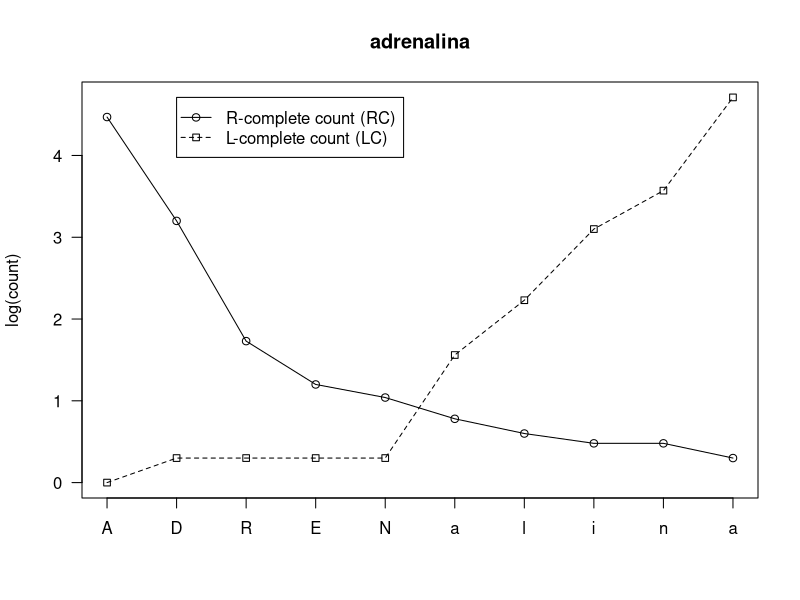
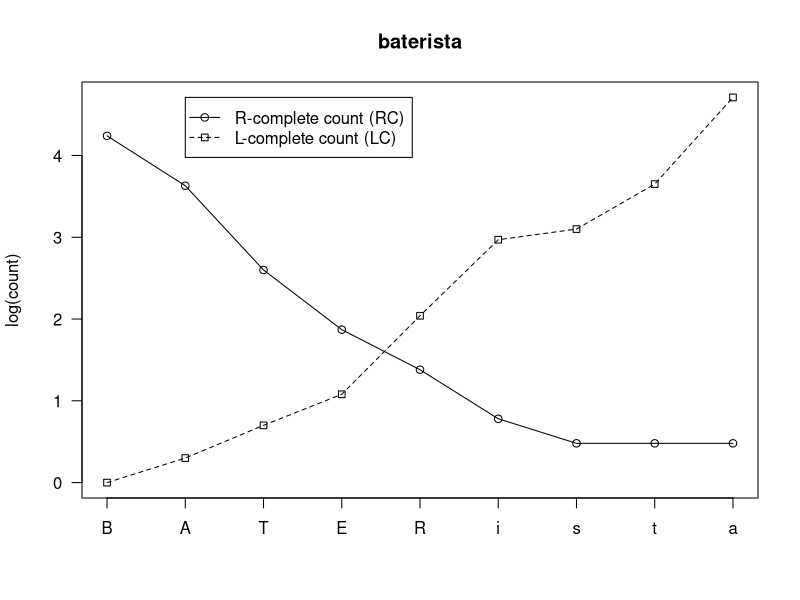
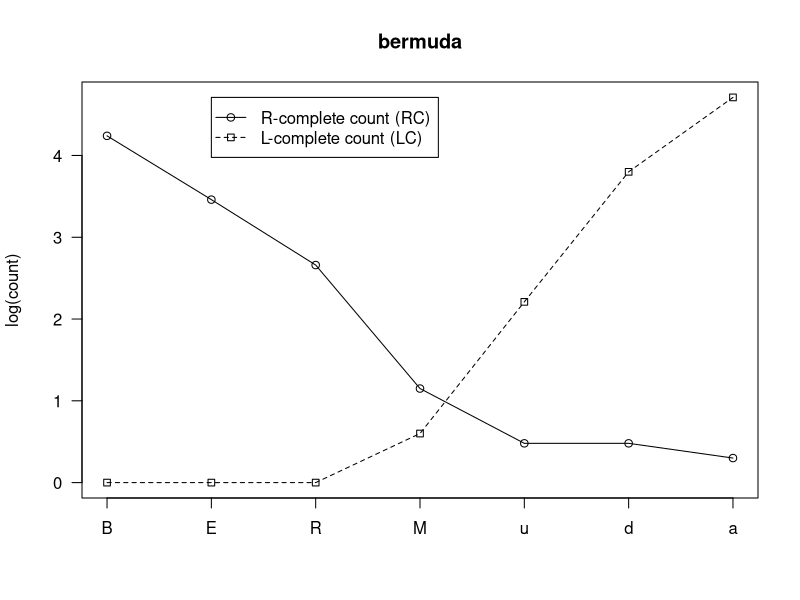
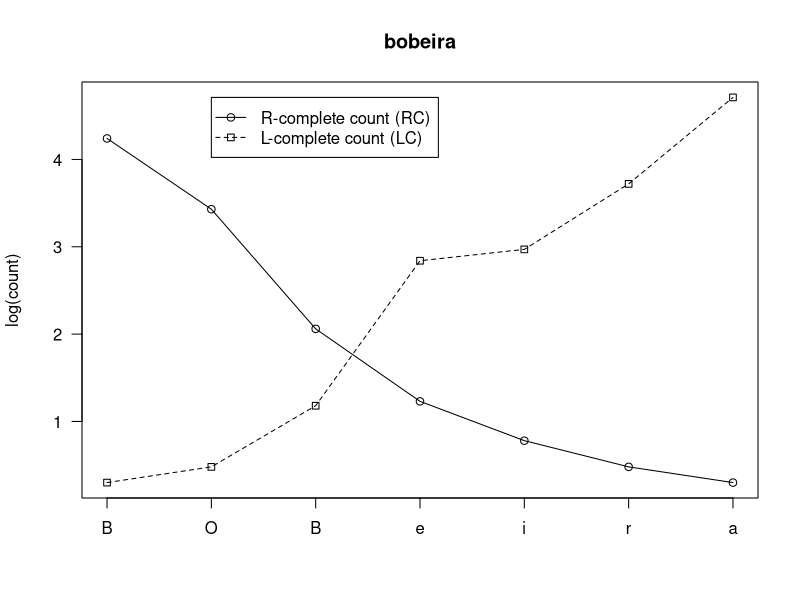
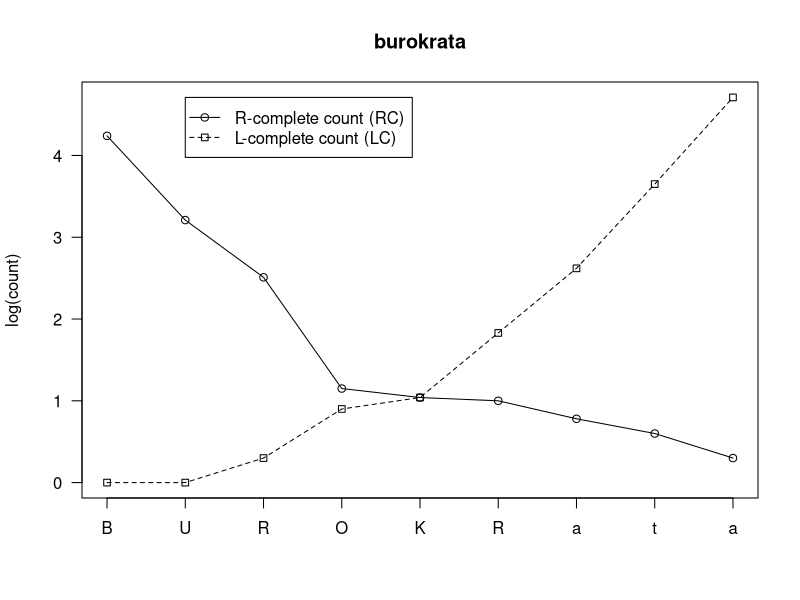
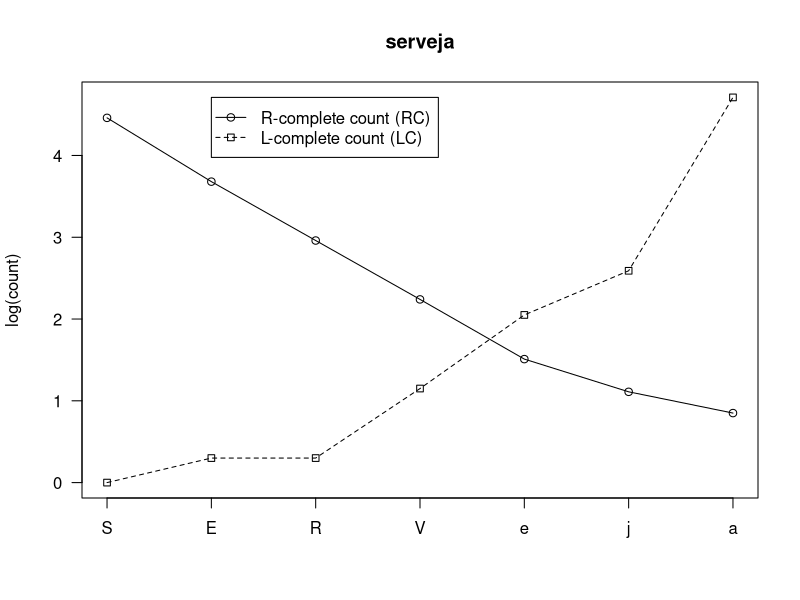
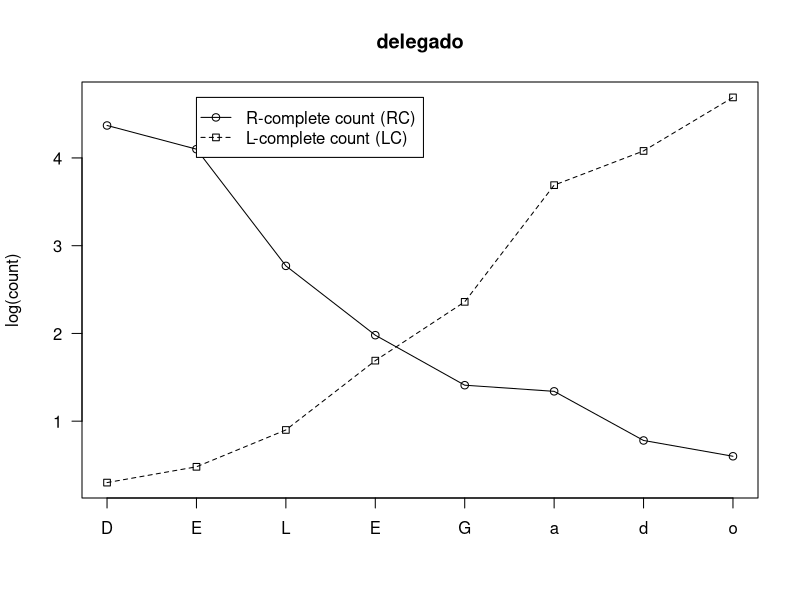
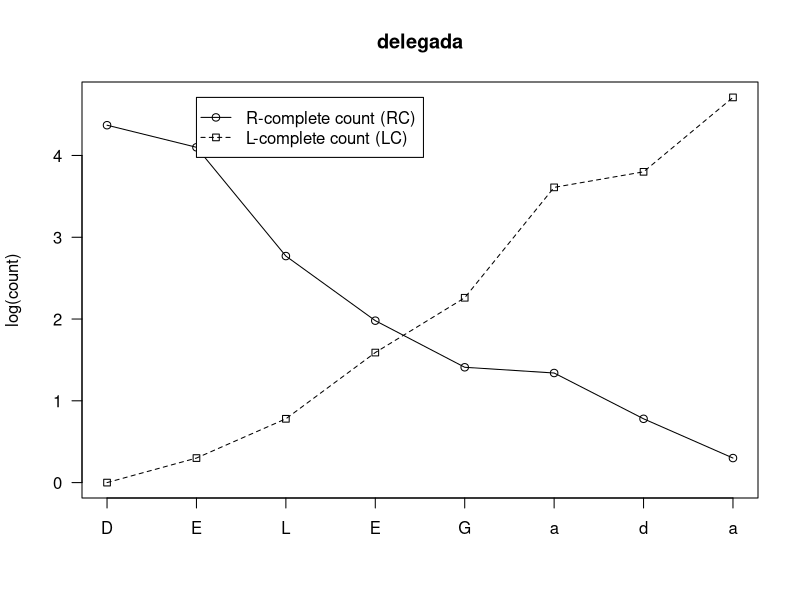

Source code (R) for these figures, in order: (Note: this script raises an error after producing the figures.)
postscript('plots_for_words/adrenalina.eps')
sf <- c(4.47,3.2,1.73,1.2,1.04,0.78,0.6,0.48,0.48,0.3)
pf <- c(0.0,0.3,0.3,0.3,0.3,1.56,2.23,3.1,3.57,4.71)
y_range <- range(sf,pf)
plot(sf, type="o", pch=21, lty=1, ylim=y_range, axes=FALSE, ann=FALSE)
lines(pf, type="o", pch=22, lty=2)
axis(1, at=1:10, lab=c("A","D","R","E","N","a","l","i","n","a"))
axis(2, las=1)
box()
title(main="adrenalina")
title(ylab="log(count)")
legend(2, y_range[2], c("R-complete count (RC)", "L-complete count (LC)"), pch=21:22, lty=1:2)
dev.off()

postscript('plots_for_words/baterista.eps')
sf <- c(4.24,3.63,2.6,1.87,1.38,0.78,0.48,0.48,0.48)
pf <- c(0.0,0.3,0.7,1.08,2.04,2.97,3.1,3.65,4.71)
y_range <- range(sf,pf)
plot(sf, type="o", pch=21, lty=1, ylim=y_range, axes=FALSE, ann=FALSE)
lines(pf, type="o", pch=22, lty=2)
axis(1, at=1:9, lab=c("B","A","T","E","R","i","s","t","a"))
axis(2, las=1)
box()
title(main="baterista")
title(ylab="log(count)")
legend(2, y_range[2], c("R-complete count (RC)", "L-complete count (LC)"), pch=21:22, lty=1:2)
dev.off()

postscript('plots_for_words/bermuda.eps')
sf <- c(4.24,3.46,2.66,1.15,0.48,0.48,0.3)
pf <- c(0.0,0.0,0.0,0.6,2.21,3.8,4.71)
y_range <- range(sf,pf)
plot(sf, type="o", pch=21, lty=1, ylim=y_range, axes=FALSE, ann=FALSE)
lines(pf, type="o", pch=22, lty=2)
axis(1, at=1:7, lab=c("B","E","R","M","u","d","a"))
axis(2, las=1)
box()
title(main="bermuda")
title(ylab="log(count)")
legend(2, y_range[2], c("R-complete count (RC)", "L-complete count (LC)"), pch=21:22, lty=1:2)
dev.off()

postscript('plots_for_words/bobeira.eps')
sf <- c(4.24,3.43,2.06,1.23,0.78,0.48,0.3)
pf <- c(0.3,0.48,1.18,2.84,2.97,3.72,4.71)
y_range <- range(sf,pf)
plot(sf, type="o", pch=21, lty=1, ylim=y_range, axes=FALSE, ann=FALSE)
lines(pf, type="o", pch=22, lty=2)
axis(1, at=1:7, lab=c("B","O","B","e","i","r","a"))
axis(2, las=1)
box()
title(main="bobeira")
title(ylab="log(count)")
legend(2, y_range[2], c("R-complete count (RC)", "L-complete count (LC)"), pch=21:22, lty=1:2)
dev.off()

postscript('plots_for_words/burokrata.eps')
sf <- c(4.24,3.21,2.51,1.15,1.04,1.0,0.78,0.6,0.3)
pf <- c(0.0,0.0,0.3,0.9,1.04,1.83,2.62,3.65,4.71)
y_range <- range(sf,pf)
plot(sf, type="o", pch=21, lty=1, ylim=y_range, axes=FALSE, ann=FALSE)
lines(pf, type="o", pch=22, lty=2)
axis(1, at=1:9, lab=c("B","U","R","O","K","R","a","t","a"))
axis(2, las=1)
box()
title(main="burokrata")
title(ylab="log(count)")
legend(2, y_range[2], c("R-complete count (RC)", "L-complete count (LC)"), pch=21:22, lty=1:2)
dev.off()

postscript('plots_for_words/serveja.eps')
sf <- c(4.46,3.68,2.96,2.24,1.51,1.11,0.85)
pf <- c(0.0,0.3,0.3,1.15,2.05,2.59,4.71)
y_range <- range(sf,pf)
plot(sf, type="o", pch=21, lty=1, ylim=y_range, axes=FALSE, ann=FALSE)
lines(pf, type="o", pch=22, lty=2)
axis(1, at=1:7, lab=c("S","E","R","V","e","j","a"))
axis(2, las=1)
box()
title(main="serveja")
title(ylab="log(count)")
legend(2, y_range[2], c("R-complete count (RC)", "L-complete count (LC)"), pch=21:22, lty=1:2)
dev.off()

postscript('plots_for_words/delegado.eps')
sf <- c(4.37,4.1,2.77,1.98,1.41,1.34,0.78,0.6)
pf <- c(0.3,0.48,0.9,1.69,2.36,3.69,4.08,4.69)
y_range <- range(sf,pf)
plot(sf, type="o", pch=21, lty=1, ylim=y_range, axes=FALSE, ann=FALSE)
lines(pf, type="o", pch=22, lty=2)
axis(1, at=1:8, lab=c("D","E","L","E","G","a","d","o"))
axis(2, las=1)
box()
title(main="delegado")
title(ylab="log(count)")
legend(2, y_range[2], c("R-complete count (RC)", "L-complete count (LC)"), pch=21:22, lty=1:2)
dev.off()

postscript('plots_for_words/delegada.eps')
sf <- c(4.37,4.1,2.77,1.98,1.41,1.34,0.78,0.3)
pf <- c(0.0,0.3,0.78,1.59,2.26,3.61,3.8,4.71)
y_range <- range(sf,pf)
plot(sf, type="o", pch=21, lty=1, ylim=y_range, axes=FALSE, ann=FALSE)
lines(pf, type="o", pch=22, lty=2)
axis(1, at=1:8, lab=c("D","E","L","E","G","a","d","a"))
axis(2, las=1)
box()
title(main="delegada")
title(ylab="log(count)")
legend(2, y_range[2], c("R-complete count (RC)", "L-complete count (LC)"), pch=21:22, lty=1:2)
dev.off()

postscript('plots_for_words/delegasia.eps')
sf <- c(4.37,4.1,2.77,1.98,1.41,1.34,0.85,0.48,0.3)
pf <- c(0.0,0.0,0.0,0.3,0.7,2.04,3.16,3.93,4.71)
y_range <- range(sf,pf)
plot(sf, type="o", pch=21, lty=1, ylim=y_range, axes=FALSE, ann=FALSE)
lines(pf, type="o", pch=22, lty=2)
axis(1, at=1:9, lab=c("D","E","L","E","G","a","s","i","a"))
axis(2, las=1)
box()
title(main="delegasia")
title(ylab="log(count)")
legend(2, y_range[2], c("R-complete count (RC)", "L-complete count (LC)"), pch=21:22, lty=1:2)
dev.off()

postscript('plots_for_words/flagrante.eps')
sf <- c(4.12,3.06,2.53,1.51,1.3,1.23,0.48,0.48,0.48)
pf <- c(0.0,0.0,0.48,1.04,2.06,3.01,3.67,3.92,4.52)
y_range <- range(sf,pf)
plot(sf, type="o", pch=21, lty=1, ylim=y_range, axes=FALSE, ann=FALSE)
lines(pf, type="o", pch=22, lty=2)
axis(1, at=1:9, lab=c("F","L","A","G","R","a","n","t","e"))
axis(2, las=1)
box()
title(main="flagrante")
title(ylab="log(count)")
legend(2, y_range[2], c("R-complete count (RC)", "L-complete count (LC)"), pch=21:22, lty=1:2)
dev.off()

postscript('plots_for_words/forasteira.eps')
sf <- c(4.12,3.27,2.86,1.49,0.7,0.6,0.6,0.6,0.6,0.3)
pf <- c(0.0,0.0,0.48,0.6,1.11,1.92,2.84,2.97,3.72,4.71)
y_range <- range(sf,pf)
plot(sf, type="o", pch=21, lty=1, ylim=y_range, axes=FALSE, ann=FALSE)
lines(pf, type="o", pch=22, lty=2)
axis(1, at=1:10, lab=c("F","O","R","A","S","T","e","i","r","a"))
axis(2, las=1)
box()
title(main="forasteira")
title(ylab="log(count)")
legend(2, y_range[2], c("R-complete count (RC)", "L-complete count (LC)"), pch=21:22, lty=1:2)
dev.off()

postscript('plots_for_words/fortuna.eps')
sf <- c(4.12,3.27,2.86,2.12,1.26,1.11,0.9)
pf <- c(0.3,0.85,0.85,1.2,2.06,3.57,4.71)
y_range <- range(sf,pf)
plot(sf, type="o", pch=21, lty=1, ylim=y_range, axes=FALSE, ann=FALSE)
lines(pf, type="o", pch=22, lty=2)
axis(1, at=1:7, lab=c("F","O","R","T","u","n","a"))
axis(2, las=1)
box()
title(main="fortuna")
title(ylab="log(count)")
legend(2, y_range[2], c("R-complete count (RC)", "L-complete count (LC)"), pch=21:22, lty=1:2)
dev.off()

postscript('plots_for_words/neurose.eps')
sf <- c(3.88,3.25,2.39,2.15,2.03,1.34,0.48)
pf <- c(0.3,0.3,0.48,1.71,2.41,3.65,4.52)
y_range <- range(sf,pf)
plot(sf, type="o", pch=21, lty=1, ylim=y_range, axes=FALSE, ann=FALSE)
lines(pf, type="o", pch=22, lty=2)
axis(1, at=1:7, lab=c("N","E","U","R","o","s","e"))
axis(2, las=1)
box()
title(main="neurose")
title(ylab="log(count)")
legend(2, y_range[2], c("R-complete count (RC)", "L-complete count (LC)"), pch=21:22, lty=1:2)
dev.off()

postscript('plots_for_words/pijama.eps')
sf <- c(4.4,3.34,0.7,0.6,0.6,0.3)
pf <- c(0.0,0.3,0.6,2.59,3.25,4.71)
y_range <- range(sf,pf)
plot(sf, type="o", pch=21, lty=1, ylim=y_range, axes=FALSE, ann=FALSE)
lines(pf, type="o", pch=22, lty=2)
axis(1, at=1:6, lab=c("P","I","J","a","m","a"))
axis(2, las=1)
box()
title(main="pijama")
title(ylab="log(count)")
legend(2, y_range[2], c("R-complete count (RC)", "L-complete count (LC)"), pch=21:22, lty=1:2)
dev.off()

postscript('plots_for_words/portugês.eps')
sf <- c(4.4,3.54,2.75,2.31,1.38,1.18,0.6,0.6)
pf <- c(0.0,0.0,0.0,0.0,0.0,0.9,2.46,4.85)
y_range <- range(sf,pf)
plot(sf, type="o", pch=21, lty=1, ylim=y_range, axes=FALSE, ann=FALSE)
lines(pf, type="o", pch=22, lty=2)
axis(1, at=1:8, lab=c("P","O","R","T","U","G","ê","s"))
axis(2, las=1)
box()
title(main="portugês")
title(ylab="log(count)")
legend(2, y_range[2], c("R-complete count (RC)", "L-complete count (LC)"), pch=21:22, lty=1:2)
dev.off()

postscript('plots_for_words/proletário.eps')
sf <- c(4.4,3.78,3.41,1.91,1.18,0.95,0.7,0.7,0.6,0.3)
pf <- c(0.0,0.0,0.0,0.3,1.08,2.0,2.63,3.04,3.53,4.69)
y_range <- range(sf,pf)
plot(sf, type="o", pch=21, lty=1, ylim=y_range, axes=FALSE, ann=FALSE)
lines(pf, type="o", pch=22, lty=2)
axis(1, at=1:10, lab=c("P","R","O","L","E","T","á","r","i","o"))
axis(2, las=1)
box()
title(main="proletário")
title(ylab="log(count)")
legend(2, y_range[2], c("R-complete count (RC)", "L-complete count (LC)"), pch=21:22, lty=1:2)
dev.off()

postscript('plots_for_words/refrijerante.eps')
sf <- c(4.27,4.03,2.75,1.94,1.36,1.28,1.26,1.26,1.23,0.48,0.3,0.3)
pf <- c(0.0,0.0,0.0,0.0,0.3,0.3,1.41,2.06,3.01,3.67,3.92,4.52)
y_range <- range(sf,pf)
plot(sf, type="o", pch=21, lty=1, ylim=y_range, axes=FALSE, ann=FALSE)
lines(pf, type="o", pch=22, lty=2)
axis(1, at=1:12, lab=c("R","E","F","R","I","j","e","r","a","n","t","e"))
axis(2, las=1)
box()
title(main="refrijerante")
title(ylab="log(count)")
legend(2, y_range[2], c("R-complete count (RC)", "L-complete count (LC)"), pch=21:22, lty=1:2)
dev.off()

postscript('plots_for_words/sapatão.eps')
sf <- c(4.46,3.63,2.09,1.78,1.67,0.0,0.0)
pf <- c(0.0,0.0,0.3,1.41,2.44,3.8,4.69)
y_range <- range(sf,pf)
plot(sf, type="o", pch=21, lty=1, ylim=y_range, axes=FALSE, ann=FALSE)
lines(pf, type="o", pch=22, lty=2)
axis(1, at=1:7, lab=c("S","A","P","A","T","ã","o"))
axis(2, las=1)
box()
title(main="sapatão")
title(ylab="log(count)")
legend(2, y_range[2], c("R-complete count (RC)", "L-complete count (LC)"), pch=21:22, lty=1:2)
dev.off()

postscript('plots_for_words/saudades.eps')
sf <- c(4.46,3.63,2.15,1.81,1.54,0.78,0.3,0.0)
pf <- c(0.48,0.48,0.6,2.51,2.59,2.97,4.13,4.85)
y_range <- range(sf,pf)
plot(sf, type="o", pch=21, lty=1, ylim=y_range, axes=FALSE, ann=FALSE)
lines(pf, type="o", pch=22, lty=2)
axis(1, at=1:8, lab=c("S","A","U","D","A","D","e","s"))
axis(2, las=1)
box()
title(main="saudades")
title(ylab="log(count)")
legend(2, y_range[2], c("R-complete count (RC)", "L-complete count (LC)"), pch=21:22, lty=1:2)
dev.off()

postscript('plots_for_words/sekretária.eps')
sf <- c(4.46,3.68,2.5,1.72,1.69,1.64,0.78,0.78,0.6,0.3)
pf <- c(0.48,0.48,0.48,0.48,1.15,1.88,2.39,3.49,3.93,4.71)
y_range <- range(sf,pf)
plot(sf, type="o", pch=21, lty=1, ylim=y_range, axes=FALSE, ann=FALSE)
lines(pf, type="o", pch=22, lty=2)
axis(1, at=1:10, lab=c("S","E","K","R","E","T","á","r","i","a"))
axis(2, las=1)
box()
title(main="sekretária")
title(ylab="log(count)")
legend(2, y_range[2], c("R-complete count (RC)", "L-complete count (LC)"), pch=21:22, lty=1:2)
dev.off()

postscript('plots_for_words/travesti.eps')
sf <- c(4.23,3.65,3.37,2.12,1.85,1.52,1.15,1.04)
pf <- c(0.0,0.0,0.0,0.78,1.54,1.94,2.98,4.22)
y_range <- range(sf,pf)
plot(sf, type="o", pch=21, lty=1, ylim=y_range, axes=FALSE, ann=FALSE)
lines(pf, type="o", pch=22, lty=2)
axis(1, at=1:8, lab=c("T","R","A","V","e","s","t","i"))
axis(2, las=1)
box()
title(main="travesti")
title(ylab="log(count)")
legend(2, y_range[2], c("R-complete count (RC)", "L-complete count (LC)"), pch=21:22, lty=1:2)
dev.off()

postscript('plots_for_words/vagabunda.eps')
sf <- c(3.93,3.28,2.06,1.84,1.41,1.32,1.32,1.32,0.85)
pf <- c(0.0,0.0,0.0,1.15,1.3,1.83,2.66,3.8,4.71)
y_range <- range(sf,pf)
plot(sf, type="o", pch=21, lty=1, ylim=y_range, axes=FALSE, ann=FALSE)
lines(pf, type="o", pch=22, lty=2)
axis(1, at=1:9, lab=c("V","A","G","A","B","u","n","d","a"))
axis(2, las=1)
box()
title(main="vagabunda")
title(ylab="log(count)")
legend(2, y_range[2], c("R-complete count (RC)", "L-complete count (LC)"), pch=21:22, lty=1:2)
dev.off()

postscript('plots_for_words/vestibular.eps')
sf <- c(3.93,3.32,2.25,1.98,1.79,0.6,0.48,0.48,0.3,0.3)
pf <- c(0.0,0.0,0.0,0.3,0.48,1.18,2.26,2.74,3.85,4.3)
y_range <- range(sf,pf)
plot(sf, type="o", pch=21, lty=1, ylim=y_range, axes=FALSE, ann=FALSE)
lines(pf, type="o", pch=22, lty=2)
axis(1, at=1:10, lab=c("V","E","S","T","I","B","u","l","a","r"))
axis(2, las=1)
box()
title(main="vestibular")
title(ylab="log(count)")
legend(2, y_range[2], c("R-complete count (RC)", "L-complete count (LC)"), pch=21:22, lty=1:2)
dev.off()

postscript('plots_for_words/beleza.eps')
sf <- c(4.24,3.46,2.63,1.4,0.95,0.3)
pf <- c(0.6,0.78,1.43,2.24,2.9,4.71)
y_range <- range(sf,pf)
plot(sf, type="o", pch=21, lty=1, ylim=y_range, axes=FALSE, ann=FALSE)
lines(pf, type="o", pch=22, lty=2)
axis(1, at=1:6, lab=c("B","E","L","E","z","a"))
axis(2, las=1)
box()
title(main="beleza")
title(ylab="log(count)")
legend(2, y_range[2], c("R-complete count (RC)", "L-complete count (LC)"), pch=21:22, lty=1:2)
dev.off()

postscript('plots_for_words/burgês.eps')
sf <- c(4.24,3.21,2.51,1.6,0.3,0.3)
pf <- c(0.48,0.48,0.48,0.9,2.46,4.85)
y_range <- range(sf,pf)
plot(sf, type="o", pch=21, lty=1, ylim=y_range, axes=FALSE, ann=FALSE)
lines(pf, type="o", pch=22, lty=2)
axis(1, at=1:6, lab=c("B","U","R","G","ê","s"))
axis(2, las=1)
box()
title(main="burgês")
title(ylab="log(count)")
legend(2, y_range[2], c("R-complete count (RC)", "L-complete count (LC)"), pch=21:22, lty=1:2)
dev.off()

postscript('plots_for_words/kruzeiro.eps')
sf <- c(4.52,3.41,2.48,1.79,1.0,0.48,0.3,0.3)
pf <- c(0.0,0.0,0.6,0.95,2.85,2.97,3.46,4.69)
y_range <- range(sf,pf)
plot(sf, type="o", pch=21, lty=1, ylim=y_range, axes=FALSE, ann=FALSE)
lines(pf, type="o", pch=22, lty=2)
axis(1, at=1:8, lab=c("K","R","U","Z","e","i","r","o"))
axis(2, las=1)
box()
title(main="kruzeiro")
title(ylab="log(count)")
legend(2, y_range[2], c("R-complete count (RC)", "L-complete count (LC)"), pch=21:22, lty=1:2)
dev.off()

postscript('plots_for_words/demônio.eps')
sf <- c(4.37,4.1,2.73,0.95,0.9,0.9,0.48)
pf <- c(0.6,0.6,1.2,1.71,2.43,3.53,4.69)
y_range <- range(sf,pf)
plot(sf, type="o", pch=21, lty=1, ylim=y_range, axes=FALSE, ann=FALSE)
lines(pf, type="o", pch=22, lty=2)
axis(1, at=1:7, lab=c("D","E","M","Ô","n","i","o"))
axis(2, las=1)
box()
title(main="demônio")
title(ylab="log(count)")
legend(2, y_range[2], c("R-complete count (RC)", "L-complete count (LC)"), pch=21:22, lty=1:2)
dev.off()

postscript('plots_for_words/fisura.eps')
sf <- c(4.12,3.3,2.21,0.85,0.85,0.85)
pf <- c(0.0,0.3,1.43,2.8,3.72,4.71)
y_range <- range(sf,pf)
plot(sf, type="o", pch=21, lty=1, ylim=y_range, axes=FALSE, ann=FALSE)
lines(pf, type="o", pch=22, lty=2)
axis(1, at=1:6, lab=c("F","I","S","U","r","a"))
axis(2, las=1)
box()
title(main="fisura")
title(ylab="log(count)")
legend(2, y_range[2], c("R-complete count (RC)", "L-complete count (LC)"), pch=21:22, lty=1:2)
dev.off()

postscript('plots_for_words/miLão.eps')
sf <- c(4.34,3.47,1.62,0.3,0.3)
pf <- c(0.0,1.36,1.85,3.8,4.69)
y_range <- range(sf,pf)
plot(sf, type="o", pch=21, lty=1, ylim=y_range, axes=FALSE, ann=FALSE)
lines(pf, type="o", pch=22, lty=2)
axis(1, at=1:5, lab=c("M","I","L","ã","o"))
axis(2, las=1)
box()
title(main="miLão")
title(ylab="log(count)")
legend(2, y_range[2], c("R-complete count (RC)", "L-complete count (LC)"), pch=21:22, lty=1:2)
dev.off()

postscript('plots_for_words/muLer.eps')
sf <- c(4.34,3.25,1.72,1.63,1.6)
pf <- c(0.85,1.0,1.46,3.88,4.3)
y_range <- range(sf,pf)
plot(sf, type="o", pch=21, lty=1, ylim=y_range, axes=FALSE, ann=FALSE)
lines(pf, type="o", pch=22, lty=2)
axis(1, at=1:5, lab=c("M","U","L","e","r"))
axis(2, las=1)
box()
title(main="muLer")
title(ylab="log(count)")
legend(2, y_range[2], c("R-complete count (RC)", "L-complete count (LC)"), pch=21:22, lty=1:2)
dev.off()

postscript('plots_for_words/paLaso.eps')
sf <- c(4.4,3.69,1.41,1.18,1.08,0.48)
pf <- c(0.0,0.78,0.9,2.25,3.23,4.69)
y_range <- range(sf,pf)
plot(sf, type="o", pch=21, lty=1, ylim=y_range, axes=FALSE, ann=FALSE)
lines(pf, type="o", pch=22, lty=2)
axis(1, at=1:6, lab=c("P","A","L","a","s","o"))
axis(2, las=1)
box()
title(main="paLaso")
title(ylab="log(count)")
legend(2, y_range[2], c("R-complete count (RC)", "L-complete count (LC)"), pch=21:22, lty=1:2)
dev.off()

postscript('plots_for_words/pisina.eps')
sf <- c(4.4,3.34,2.33,1.4,0.85,0.3)
pf <- c(0.0,1.45,2.02,3.1,3.57,4.71)
y_range <- range(sf,pf)
plot(sf, type="o", pch=21, lty=1, ylim=y_range, axes=FALSE, ann=FALSE)
lines(pf, type="o", pch=22, lty=2)
axis(1, at=1:6, lab=c("P","I","S","i","n","a"))
axis(2, las=1)
box()
title(main="pisina")
title(ylab="log(count)")
legend(2, y_range[2], c("R-complete count (RC)", "L-complete count (LC)"), pch=21:22, lty=1:2)
dev.off()

postscript('plots_for_words/playboy.eps')
sf <- c(4.4,3.01,2.75,1.62,0.78,0.7,0.6)
pf <- c(0.0,0.0,0.48,1.04,1.83,2.38,3.88)
y_range <- range(sf,pf)
plot(sf, type="o", pch=21, lty=1, ylim=y_range, axes=FALSE, ann=FALSE)
lines(pf, type="o", pch=22, lty=2)
axis(1, at=1:7, lab=c("P","L","A","Y","B","o","y"))
axis(2, las=1)
box()
title(main="playboy")
title(ylab="log(count)")
legend(2, y_range[2], c("R-complete count (RC)", "L-complete count (LC)"), pch=21:22, lty=1:2)
dev.off()

postscript('plots_for_words/pregisa.eps')
sf <- c(4.4,3.78,3.33,2.0,1.18,0.95,0.3)
pf <- c(0.3,0.3,0.3,0.7,2.4,3.34,4.71)
y_range <- range(sf,pf)
plot(sf, type="o", pch=21, lty=1, ylim=y_range, axes=FALSE, ann=FALSE)
lines(pf, type="o", pch=22, lty=2)
axis(1, at=1:7, lab=c("P","R","E","G","I","s","a"))
axis(2, las=1)
box()
title(main="pregisa")
title(ylab="log(count)")
legend(2, y_range[2], c("R-complete count (RC)", "L-complete count (LC)"), pch=21:22, lty=1:2)
dev.off()

postscript('plots_for_words/sarjento.eps')
sf <- c(4.46,3.63,2.52,1.32,1.23,1.0,0.95,0.48)
pf <- c(0.0,0.3,0.48,1.15,3.11,3.2,3.65,4.69)
y_range <- range(sf,pf)
plot(sf, type="o", pch=21, lty=1, ylim=y_range, axes=FALSE, ann=FALSE)
lines(pf, type="o", pch=22, lty=2)
axis(1, at=1:8, lab=c("S","A","R","J","e","n","t","o"))
axis(2, las=1)
box()
title(main="sarjento")
title(ylab="log(count)")
legend(2, y_range[2], c("R-complete count (RC)", "L-complete count (LC)"), pch=21:22, lty=1:2)
dev.off()

postscript('plots_for_words/piRaLo.eps')
sf <- c(4.4,3.34,1.15,1.08,0.9,0.3)
pf <- c(0.0,0.0,0.48,1.85,2.39,4.69)
y_range <- range(sf,pf)
plot(sf, type="o", pch=21, lty=1, ylim=y_range, axes=FALSE, ann=FALSE)
lines(pf, type="o", pch=22, lty=2)
axis(1, at=1:6, lab=c("P","I","R","a","L","o"))
axis(2, las=1)
box()
title(main="piRaLo")
title(ylab="log(count)")
legend(2, y_range[2], c("R-complete count (RC)", "L-complete count (LC)"), pch=21:22, lty=1:2)
dev.off()

postscript('plots_for_words/trankilo.eps')
sf <- c(4.23,3.65,3.37,3.0,2.06,1.72,1.66,0.48)
pf <- c(0.3,0.3,0.3,0.3,1.28,2.2,3.22,4.69)
y_range <- range(sf,pf)
plot(sf, type="o", pch=21, lty=1, ylim=y_range, axes=FALSE, ann=FALSE)
lines(pf, type="o", pch=22, lty=2)
axis(1, at=1:8, lab=c("T","R","A","N","K","I","l","o"))
axis(2, las=1)
box()
title(main="trankilo")
title(ylab="log(count)")
legend(2, y_range[2], c("R-complete count (RC)", "L-complete count (LC)"), pch=21:22, lty=1:2)
dev.off()

postscript('plots_for_words/falsifikado.eps')
sf <- c(4.12,3.43,2.66,1.77,1.52,1.49,1.46,1.45,1.36,0.85,0.7)
pf <- c(0.0,0.3,0.3,1.11,1.89,1.92,2.25,2.62,3.69,4.08,4.69)
y_range <- range(sf,pf)
plot(sf, type="o", pch=21, lty=1, ylim=y_range, axes=FALSE, ann=FALSE)
lines(pf, type="o", pch=22, lty=2)
axis(1, at=1:11, lab=c("F","A","L","S","I","f","i","k","a","d","o"))
axis(2, las=1)
box()
title(main="falsifikado")
title(ylab="log(count)")
legend(2, y_range[2], c("R-complete count (RC)", "L-complete count (LC)"), pch=21:22, lty=1:2)
dev.off()

postscript('plots_for_words/bijuteria.eps')
sf <- c(4.24,3.25,1.4,0.7,0.6,0.3,0.3,0.3,0.3)
pf <- c(0.0,0.0,0.0,0.48,1.9,2.63,3.49,3.93,4.71)
y_range <- range(sf,pf)
plot(sf, type="o", pch=21, lty=1, ylim=y_range, axes=FALSE, ann=FALSE)
lines(pf, type="o", pch=22, lty=2)
axis(1, at=1:9, lab=c("B","I","J","U","t","e","r","i","a"))
axis(2, las=1)
box()
title(main="bijuteria")
title(ylab="log(count)")
legend(2, y_range[2], c("R-complete count (RC)", "L-complete count (LC)"), pch=21:22, lty=1:2)
dev.off()

postscript('plots_for_words/bisavó.eps')
sf <- c(4.24,3.25,2.35,0.95,0.6,0.3)
pf <- c(0.0,0.3,0.3,0.78,1.08,2.44)
y_range <- range(sf,pf)
plot(sf, type="o", pch=21, lty=1, ylim=y_range, axes=FALSE, ann=FALSE)
lines(pf, type="o", pch=22, lty=2)
axis(1, at=1:6, lab=c("B","I","S","a","v","ó"))
axis(2, las=1)
box()
title(main="bisavó")
title(ylab="log(count)")
legend(2, y_range[2], c("R-complete count (RC)", "L-complete count (LC)"), pch=21:22, lty=1:2)
dev.off()

postscript('plots_for_words/kafajeste.eps')
sf <- c(4.52,3.97,2.03,0.95,0.6,0.6,0.6,0.6,0.48)
pf <- c(0.0,0.0,0.0,0.0,0.6,2.34,3.05,3.92,4.52)
y_range <- range(sf,pf)
plot(sf, type="o", pch=21, lty=1, ylim=y_range, axes=FALSE, ann=FALSE)
lines(pf, type="o", pch=22, lty=2)
axis(1, at=1:9, lab=c("K","A","F","a","j","e","s","t","e"))
axis(2, las=1)
box()
title(main="kafajeste")
title(ylab="log(count)")
legend(2, y_range[2], c("R-complete count (RC)", "L-complete count (LC)"), pch=21:22, lty=1:2)
dev.off()

postscript('plots_for_words/karnaval.eps')
sf <- c(4.52,3.97,3.22,2.08,1.4,0.95,0.95,0.78)
pf <- c(0.0,0.0,0.0,0.48,1.2,2.02,3.38,3.93)
y_range <- range(sf,pf)
plot(sf, type="o", pch=21, lty=1, ylim=y_range, axes=FALSE, ann=FALSE)
lines(pf, type="o", pch=22, lty=2)
axis(1, at=1:8, lab=c("K","A","R","N","a","v","a","l"))
axis(2, las=1)
box()
title(main="karnaval")
title(ylab="log(count)")
legend(2, y_range[2], c("R-complete count (RC)", "L-complete count (LC)"), pch=21:22, lty=1:2)
dev.off()

postscript('plots_for_words/kokaína.eps')
sf <- c(4.52,4.12,2.31,1.41,0.3,0.3,0.3)
pf <- c(0.3,0.85,0.95,1.08,1.68,3.57,4.71)
y_range <- range(sf,pf)
plot(sf, type="o", pch=21, lty=1, ylim=y_range, axes=FALSE, ann=FALSE)
lines(pf, type="o", pch=22, lty=2)
axis(1, at=1:7, lab=c("K","O","K","a","í","n","a"))
axis(2, las=1)
box()
title(main="kokaína")
title(ylab="log(count)")
legend(2, y_range[2], c("R-complete count (RC)", "L-complete count (LC)"), pch=21:22, lty=1:2)
dev.off()

postscript('plots_for_words/konfusão.eps')
sf <- c(4.52,4.12,3.71,2.83,1.9,1.34,0.0,0.0)
pf <- c(0.0,0.0,0.48,1.11,2.11,3.48,3.8,4.69)
y_range <- range(sf,pf)
plot(sf, type="o", pch=21, lty=1, ylim=y_range, axes=FALSE, ann=FALSE)
lines(pf, type="o", pch=22, lty=2)
axis(1, at=1:8, lab=c("K","O","N","F","u","s","ã","o"))
axis(2, las=1)
box()
title(main="konfusão")
title(ylab="log(count)")
legend(2, y_range[2], c("R-complete count (RC)", "L-complete count (LC)"), pch=21:22, lty=1:2)
dev.off()

postscript('plots_for_words/disposisão.eps')
sf <- c(4.37,3.61,3.15,2.52,1.85,1.34,1.11,0.78,0.3,0.0)
pf <- c(0.6,0.6,0.7,1.49,1.53,1.79,2.56,3.48,3.8,4.69)
y_range <- range(sf,pf)
plot(sf, type="o", pch=21, lty=1, ylim=y_range, axes=FALSE, ann=FALSE)
lines(pf, type="o", pch=22, lty=2)
axis(1, at=1:10, lab=c("D","I","S","P","O","s","i","s","ã","o"))
axis(2, las=1)
box()
title(main="disposisão")
title(ylab="log(count)")
legend(2, y_range[2], c("R-complete count (RC)", "L-complete count (LC)"), pch=21:22, lty=1:2)
dev.off()

postscript('plots_for_words/fakuldade.eps')
sf <- c(4.12,3.43,1.98,1.11,0.9,0.3,0.3,0.3,0.3)
pf <- c(0.0,0.3,0.9,0.95,1.74,3.07,3.15,3.45,4.52)
y_range <- range(sf,pf)
plot(sf, type="o", pch=21, lty=1, ylim=y_range, axes=FALSE, ann=FALSE)
lines(pf, type="o", pch=22, lty=2)
axis(1, at=1:9, lab=c("F","A","K","U","l","d","a","d","e"))
axis(2, las=1)
box()
title(main="fakuldade")
title(ylab="log(count)")
legend(2, y_range[2], c("R-complete count (RC)", "L-complete count (LC)"), pch=21:22, lty=1:2)
dev.off()

postscript('plots_for_words/loteria.eps')
sf <- c(4.07,3.17,1.91,1.28,0.48,0.3,0.3)
pf <- c(0.0,0.3,1.9,2.63,3.49,3.93,4.71)
y_range <- range(sf,pf)
plot(sf, type="o", pch=21, lty=1, ylim=y_range, axes=FALSE, ann=FALSE)
lines(pf, type="o", pch=22, lty=2)
axis(1, at=1:7, lab=c("L","O","T","e","r","i","a"))
axis(2, las=1)
box()
title(main="loteria")
title(ylab="log(count)")
legend(2, y_range[2], c("R-complete count (RC)", "L-complete count (LC)"), pch=21:22, lty=1:2)
dev.off()

postscript('plots_for_words/metaleiro.eps')
sf <- c(4.34,3.55,2.67,2.14,1.43,0.6,0.48,0.48,0.3)
pf <- c(0.0,0.0,0.78,1.2,1.79,2.85,2.97,3.46,4.69)
y_range <- range(sf,pf)
plot(sf, type="o", pch=21, lty=1, ylim=y_range, axes=FALSE, ann=FALSE)
lines(pf, type="o", pch=22, lty=2)
axis(1, at=1:9, lab=c("M","E","T","A","L","e","i","r","o"))
axis(2, las=1)
box()
title(main="metaleiro")
title(ylab="log(count)")
legend(2, y_range[2], c("R-complete count (RC)", "L-complete count (LC)"), pch=21:22, lty=1:2)
dev.off()

postscript('plots_for_words/mordomia.eps')
sf <- c(4.34,3.58,2.85,1.99,0.95,0.7,0.3,0.3)
pf <- c(0.0,0.0,0.0,0.3,1.93,2.36,3.93,4.71)
y_range <- range(sf,pf)
plot(sf, type="o", pch=21, lty=1, ylim=y_range, axes=FALSE, ann=FALSE)
lines(pf, type="o", pch=22, lty=2)
axis(1, at=1:8, lab=c("M","O","R","D","O","m","i","a"))
axis(2, las=1)
box()
title(main="mordomia")
title(ylab="log(count)")
legend(2, y_range[2], c("R-complete count (RC)", "L-complete count (LC)"), pch=21:22, lty=1:2)
dev.off()

postscript('plots_for_words/prejuízo.eps')
sf <- c(4.4,3.78,3.33,1.69,1.66,0.3,0.3,0.3)
pf <- c(0.0,0.0,0.3,0.9,0.9,0.95,2.56,4.69)
y_range <- range(sf,pf)
plot(sf, type="o", pch=21, lty=1, ylim=y_range, axes=FALSE, ann=FALSE)
lines(pf, type="o", pch=22, lty=2)
axis(1, at=1:8, lab=c("P","R","E","J","U","í","z","o"))
axis(2, las=1)
box()
title(main="prejuízo")
title(ylab="log(count)")
legend(2, y_range[2], c("R-complete count (RC)", "L-complete count (LC)"), pch=21:22, lty=1:2)
dev.off()

postscript('plots_for_words/profisional.eps')
sf <- c(4.4,3.78,3.41,2.37,1.77,1.52,1.34,1.18,1.18,1.18,1.04)
pf <- c(0.7,0.78,0.78,0.78,1.41,2.13,2.21,2.33,2.58,3.38,3.93)
y_range <- range(sf,pf)
plot(sf, type="o", pch=21, lty=1, ylim=y_range, axes=FALSE, ann=FALSE)
lines(pf, type="o", pch=22, lty=2)
axis(1, at=1:11, lab=c("P","R","O","F","I","s","i","o","n","a","l"))
axis(2, las=1)
box()
title(main="profisional")
title(ylab="log(count)")
legend(2, y_range[2], c("R-complete count (RC)", "L-complete count (LC)"), pch=21:22, lty=1:2)
dev.off()

postscript('plots_for_words/transasão.eps')
sf <- c(4.23,3.65,3.37,3.0,2.88,1.81,1.18,0.0,0.0)
pf <- c(0.0,0.0,0.0,1.04,1.51,3.29,3.48,3.8,4.69)
y_range <- range(sf,pf)
plot(sf, type="o", pch=21, lty=1, ylim=y_range, axes=FALSE, ann=FALSE)
lines(pf, type="o", pch=22, lty=2)
axis(1, at=1:9, lab=c("T","R","A","N","S","a","s","ã","o"))
axis(2, las=1)
box()
title(main="transasão")
title(ylab="log(count)")
legend(2, y_range[2], c("R-complete count (RC)", "L-complete count (LC)"), pch=21:22, lty=1:2)
dev.off()

postscript('plots_for_words/troglodita.eps')
sf <- c(4.23,3.65,2.68,0.95,0.78,0.78,0.7,0.6,0.3,0.3)
pf <- c(0.0,0.0,0.0,0.0,0.0,0.48,1.77,2.9,3.65,4.71)
y_range <- range(sf,pf)
plot(sf, type="o", pch=21, lty=1, ylim=y_range, axes=FALSE, ann=FALSE)
lines(pf, type="o", pch=22, lty=2)
axis(1, at=1:10, lab=c("T","R","O","G","L","O","d","i","t","a"))
axis(2, las=1)
box()
title(main="troglodita")
title(ylab="log(count)")
legend(2, y_range[2], c("R-complete count (RC)", "L-complete count (LC)"), pch=21:22, lty=1:2)
dev.off()

postscript('plots_for_words/sakristão.eps')
sf <- c(4.46,3.63,2.61,2.07,1.88,0.7,0.7,0.0,0.0)
pf <- c(0.0,0.0,0.3,0.78,1.59,1.92,2.44,3.8,4.69)
y_range <- range(sf,pf)
plot(sf, type="o", pch=21, lty=1, ylim=y_range, axes=FALSE, ann=FALSE)
lines(pf, type="o", pch=22, lty=2)
axis(1, at=1:9, lab=c("S","A","K","R","I","S","T","ã","o"))
axis(2, las=1)
box()
title(main="sakristão")
title(ylab="log(count)")
legend(2, y_range[2], c("R-complete count (RC)", "L-complete count (LC)"), pch=21:22, lty=1:2)
dev.off()

postscript('plots_for_words/salafrário.eps')
sf <- c(4.46,3.63,2.83,1.88,0.78,0.48,0.48,0.48,0.48,0.3)
pf <- c(0.0,0.0,0.0,0.3,0.3,1.46,2.63,3.04,3.53,4.69)
y_range <- range(sf,pf)
plot(sf, type="o", pch=21, lty=1, ylim=y_range, axes=FALSE, ann=FALSE)
lines(pf, type="o", pch=22, lty=2)
axis(1, at=1:10, lab=c("S","A","L","A","F","R","á","r","i","o"))
axis(2, las=1)
box()
title(main="salafrário")
title(ylab="log(count)")
legend(2, y_range[2], c("R-complete count (RC)", "L-complete count (LC)"), pch=21:22, lty=1:2)
dev.off()

postscript('plots_for_words/analfabeto.eps')
sf <- c(4.47,3.45,2.47,1.97,0.7,0.7,0.7,0.7,0.7,0.3)
pf <- c(0.0,0.0,0.3,0.3,0.48,0.6,0.95,2.41,3.65,4.69)
y_range <- range(sf,pf)
plot(sf, type="o", pch=21, lty=1, ylim=y_range, axes=FALSE, ann=FALSE)
lines(pf, type="o", pch=22, lty=2)
axis(1, at=1:10, lab=c("A","N","A","L","F","a","b","e","t","o"))
axis(2, las=1)
box()
title(main="analfabeto")
title(ylab="log(count)")
legend(2, y_range[2], c("R-complete count (RC)", "L-complete count (LC)"), pch=21:22, lty=1:2)
dev.off()

postscript('plots_for_words/botekim.eps')
sf <- c(4.24,3.43,2.24,1.28,0.85,0.3,0.0)
pf <- c(0.0,0.0,0.0,0.85,1.57,2.84,4.28)
y_range <- range(sf,pf)
plot(sf, type="o", pch=21, lty=1, ylim=y_range, axes=FALSE, ann=FALSE)
lines(pf, type="o", pch=22, lty=2)
axis(1, at=1:7, lab=c("B","O","T","E","K","i","m"))
axis(2, las=1)
box()
title(main="botekim")
title(ylab="log(count)")
legend(2, y_range[2], c("R-complete count (RC)", "L-complete count (LC)"), pch=21:22, lty=1:2)
dev.off()

postscript('plots_for_words/kasetete.eps')
sf <- c(4.52,3.97,2.9,1.9,1.23,0.6,0.3,0.3)
pf <- c(0.0,0.0,0.0,0.3,1.0,2.65,3.92,4.52)
y_range <- range(sf,pf)
plot(sf, type="o", pch=21, lty=1, ylim=y_range, axes=FALSE, ann=FALSE)
lines(pf, type="o", pch=22, lty=2)
axis(1, at=1:8, lab=c("K","A","S","E","T","E","t","e"))
axis(2, las=1)
box()
title(main="kasetete")
title(ylab="log(count)")
legend(2, y_range[2], c("R-complete count (RC)", "L-complete count (LC)"), pch=21:22, lty=1:2)
dev.off()

postscript('plots_for_words/kafetão.eps')
sf <- c(4.52,3.97,2.03,1.57,1.34,0.48,0.3)
pf <- c(0.0,0.0,0.48,1.51,2.44,3.8,4.69)
y_range <- range(sf,pf)
plot(sf, type="o", pch=21, lty=1, ylim=y_range, axes=FALSE, ann=FALSE)
lines(pf, type="o", pch=22, lty=2)
axis(1, at=1:7, lab=c("K","A","F","E","T","ã","o"))
axis(2, las=1)
box()
title(main="kafetão")
title(ylab="log(count)")
legend(2, y_range[2], c("R-complete count (RC)", "L-complete count (LC)"), pch=21:22, lty=1:2)
dev.off()

postscript('plots_for_words/kapitão.eps')
sf <- c(4.52,3.97,2.79,2.15,1.96,0.85,0.48)
pf <- c(0.0,0.0,0.3,1.4,2.44,3.8,4.69)
y_range <- range(sf,pf)
plot(sf, type="o", pch=21, lty=1, ylim=y_range, axes=FALSE, ann=FALSE)
lines(pf, type="o", pch=22, lty=2)
axis(1, at=1:7, lab=c("K","A","P","I","T","ã","o"))
axis(2, las=1)
box()
title(main="kapitão")
title(ylab="log(count)")
legend(2, y_range[2], c("R-complete count (RC)", "L-complete count (LC)"), pch=21:22, lty=1:2)
dev.off()

postscript('plots_for_words/karpinteiro.eps')
sf <- c(4.52,3.97,3.22,1.88,1.34,1.11,0.95,0.85,0.6,0.6,0.3)
pf <- c(0.0,0.0,0.0,0.0,0.6,1.18,2.02,2.85,2.97,3.46,4.69)
y_range <- range(sf,pf)
plot(sf, type="o", pch=21, lty=1, ylim=y_range, axes=FALSE, ann=FALSE)
lines(pf, type="o", pch=22, lty=2)
axis(1, at=1:11, lab=c("K","A","R","P","I","N","t","e","i","r","o"))
axis(2, las=1)
box()
title(main="karpinteiro")
title(ylab="log(count)")
legend(2, y_range[2], c("R-complete count (RC)", "L-complete count (LC)"), pch=21:22, lty=1:2)
dev.off()

postscript('plots_for_words/kategoria.eps')
sf <- c(4.52,3.97,2.8,1.95,1.32,1.2,1.2,1.11,0.48)
pf <- c(0.3,0.3,0.3,0.48,0.78,2.1,3.49,3.93,4.71)
y_range <- range(sf,pf)
plot(sf, type="o", pch=21, lty=1, ylim=y_range, axes=FALSE, ann=FALSE)
lines(pf, type="o", pch=22, lty=2)
axis(1, at=1:9, lab=c("K","A","T","E","G","o","r","i","a"))
axis(2, las=1)
box()
title(main="kategoria")
title(ylab="log(count)")
legend(2, y_range[2], c("R-complete count (RC)", "L-complete count (LC)"), pch=21:22, lty=1:2)
dev.off()

postscript('plots_for_words/selular.eps')
sf <- c(4.46,3.68,2.64,1.3,1.23,1.0,0.78)
pf <- c(0.9,0.9,1.08,2.26,2.74,3.85,4.3)
y_range <- range(sf,pf)
plot(sf, type="o", pch=21, lty=1, ylim=y_range, axes=FALSE, ann=FALSE)
lines(pf, type="o", pch=22, lty=2)
axis(1, at=1:7, lab=c("S","E","L","U","L","a","r"))
axis(2, las=1)
box()
title(main="selular")
title(ylab="log(count)")
legend(2, y_range[2], c("R-complete count (RC)", "L-complete count (LC)"), pch=21:22, lty=1:2)
dev.off()

postscript('plots_for_words/sesariana.eps')
sf <- c(4.46,3.68,2.22,1.73,1.41,1.0,0.7,0.48,0.3)
pf <- c(0.0,0.0,0.0,1.32,1.86,2.49,2.94,3.57,4.71)
y_range <- range(sf,pf)
plot(sf, type="o", pch=21, lty=1, ylim=y_range, axes=FALSE, ann=FALSE)
lines(pf, type="o", pch=22, lty=2)
axis(1, at=1:9, lab=c("S","E","S","A","R","I","A","n","a"))
axis(2, las=1)
box()
title(main="sesariana")
title(ylab="log(count)")
legend(2, y_range[2], c("R-complete count (RC)", "L-complete count (LC)"), pch=21:22, lty=1:2)
dev.off()

postscript('plots_for_words/komisão.eps')
sf <- c(4.52,4.12,3.39,2.11,1.61,0.3,0.0)
pf <- c(0.6,0.85,1.45,2.56,3.48,3.8,4.69)
y_range <- range(sf,pf)
plot(sf, type="o", pch=21, lty=1, ylim=y_range, axes=FALSE, ann=FALSE)
lines(pf, type="o", pch=22, lty=2)
axis(1, at=1:7, lab=c("K","O","M","I","S","ã","o"))
axis(2, las=1)
box()
title(main="komisão")
title(ylab="log(count)")
legend(2, y_range[2], c("R-complete count (RC)", "L-complete count (LC)"), pch=21:22, lty=1:2)
dev.off()

postscript('plots_for_words/komisário.eps')
sf <- c(4.52,4.12,3.39,2.11,1.61,0.78,0.78,0.7,0.48)
pf <- c(0.3,0.3,0.7,0.78,1.65,2.63,3.04,3.53,4.69)
y_range <- range(sf,pf)
plot(sf, type="o", pch=21, lty=1, ylim=y_range, axes=FALSE, ann=FALSE)
lines(pf, type="o", pch=22, lty=2)
axis(1, at=1:9, lab=c("K","O","M","I","S","á","r","i","o"))
axis(2, las=1)
box()
title(main="komisário")
title(ylab="log(count)")
legend(2, y_range[2], c("R-complete count (RC)", "L-complete count (LC)"), pch=21:22, lty=1:2)
dev.off()

postscript('plots_for_words/komunista.eps')
sf <- c(4.52,4.12,3.39,2.16,2.07,1.9,0.85,0.6,0.48)
pf <- c(0.3,0.3,0.48,0.78,2.19,2.97,3.1,3.65,4.71)
y_range <- range(sf,pf)
plot(sf, type="o", pch=21, lty=1, ylim=y_range, axes=FALSE, ann=FALSE)
lines(pf, type="o", pch=22, lty=2)
axis(1, at=1:9, lab=c("K","O","M","U","N","i","s","t","a"))
axis(2, las=1)
box()
title(main="komunista")
title(ylab="log(count)")
legend(2, y_range[2], c("R-complete count (RC)", "L-complete count (LC)"), pch=21:22, lty=1:2)
dev.off()

postscript('plots_for_words/konsumasão.eps')
sf <- c(4.52,4.12,3.71,3.16,2.16,1.8,1.18,0.3,0.0,0.0)
pf <- c(0.0,0.0,0.0,0.0,0.85,1.88,3.29,3.48,3.8,4.69)
y_range <- range(sf,pf)
plot(sf, type="o", pch=21, lty=1, ylim=y_range, axes=FALSE, ann=FALSE)
lines(pf, type="o", pch=22, lty=2)
axis(1, at=1:10, lab=c("K","O","N","S","U","M","a","s","ã","o"))
axis(2, las=1)
box()
title(main="konsumasão")
title(ylab="log(count)")
legend(2, y_range[2], c("R-complete count (RC)", "L-complete count (LC)"), pch=21:22, lty=1:2)
dev.off()

postscript('plots_for_words/kortesia.eps')
sf <- c(4.52,4.12,2.99,2.23,1.78,1.04,0.3,0.3)
pf <- c(0.3,0.3,0.6,1.23,2.13,3.16,3.93,4.71)
y_range <- range(sf,pf)
plot(sf, type="o", pch=21, lty=1, ylim=y_range, axes=FALSE, ann=FALSE)
lines(pf, type="o", pch=22, lty=2)
axis(1, at=1:8, lab=c("K","O","R","T","E","S","i","a"))
axis(2, las=1)
box()
title(main="kortesia")
title(ylab="log(count)")
legend(2, y_range[2], c("R-complete count (RC)", "L-complete count (LC)"), pch=21:22, lty=1:2)
dev.off()

postscript('plots_for_words/madrugada.eps')
sf <- c(4.34,3.9,2.43,1.79,1.36,1.34,1.26,1.0,0.3)
pf <- c(0.0,0.0,0.0,0.3,1.11,2.26,3.61,3.8,4.71)
y_range <- range(sf,pf)
plot(sf, type="o", pch=21, lty=1, ylim=y_range, axes=FALSE, ann=FALSE)
lines(pf, type="o", pch=22, lty=2)
axis(1, at=1:9, lab=c("M","A","D","R","U","G","a","d","a"))
axis(2, las=1)
box()
title(main="madrugada")
title(ylab="log(count)")
legend(2, y_range[2], c("R-complete count (RC)", "L-complete count (LC)"), pch=21:22, lty=1:2)
dev.off()

postscript('plots_for_words/manekim.eps')
sf <- c(4.34,3.9,3.1,2.02,0.6,0.3,0.0)
pf <- c(0.0,0.0,0.0,0.85,1.57,2.84,4.28)
y_range <- range(sf,pf)
plot(sf, type="o", pch=21, lty=1, ylim=y_range, axes=FALSE, ann=FALSE)
lines(pf, type="o", pch=22, lty=2)
axis(1, at=1:7, lab=c("M","A","N","E","K","i","m"))
axis(2, las=1)
box()
title(main="manekim")
title(ylab="log(count)")
legend(2, y_range[2], c("R-complete count (RC)", "L-complete count (LC)"), pch=21:22, lty=1:2)
dev.off()

postscript('plots_for_words/motosikleta.eps')
sf <- c(4.34,3.58,2.36,1.94,1.08,0.95,0.78,0.78,0.3,0.3,0.3)
pf <- c(0.0,0.0,0.0,0.0,0.85,1.0,1.04,1.87,2.67,3.65,4.71)
y_range <- range(sf,pf)
plot(sf, type="o", pch=21, lty=1, ylim=y_range, axes=FALSE, ann=FALSE)
lines(pf, type="o", pch=22, lty=2)
axis(1, at=1:11, lab=c("M","O","T","O","s","i","k","l","e","t","a"))
axis(2, las=1)
box()
title(main="motosikleta")
title(ylab="log(count)")
legend(2, y_range[2], c("R-complete count (RC)", "L-complete count (LC)"), pch=21:22, lty=1:2)
dev.off()

postscript('plots_for_words/natureza.eps')
sf <- c(3.88,3.29,2.36,1.7,1.64,1.04,0.48,0.3)
pf <- c(0.3,0.3,0.3,0.78,1.57,2.24,2.9,4.71)
y_range <- range(sf,pf)
plot(sf, type="o", pch=21, lty=1, ylim=y_range, axes=FALSE, ann=FALSE)
lines(pf, type="o", pch=22, lty=2)
axis(1, at=1:8, lab=c("N","A","T","U","R","e","z","a"))
axis(2, las=1)
box()
title(main="natureza")
title(ylab="log(count)")
legend(2, y_range[2], c("R-complete count (RC)", "L-complete count (LC)"), pch=21:22, lty=1:2)
dev.off()

postscript('plots_for_words/periferia.eps')
sf <- c(4.4,3.67,3.3,2.21,1.04,0.7,0.7,0.6,0.3)
pf <- c(0.3,0.3,0.3,0.48,1.08,2.63,3.49,3.93,4.71)
y_range <- range(sf,pf)
plot(sf, type="o", pch=21, lty=1, ylim=y_range, axes=FALSE, ann=FALSE)
lines(pf, type="o", pch=22, lty=2)
axis(1, at=1:9, lab=c("P","E","R","I","F","e","r","i","a"))
axis(2, las=1)
box()
title(main="periferia")
title(ylab="log(count)")
legend(2, y_range[2], c("R-complete count (RC)", "L-complete count (LC)"), pch=21:22, lty=1:2)
dev.off()

postscript('plots_for_words/proletariado.eps')
sf <- c(4.4,3.78,3.41,1.91,1.18,0.95,0.48,0.48,0.48,0.48,0.48,0.3)
pf <- c(0.0,0.0,0.0,0.0,0.6,0.78,1.23,1.67,2.49,3.69,4.08,4.69)
y_range <- range(sf,pf)
plot(sf, type="o", pch=21, lty=1, ylim=y_range, axes=FALSE, ann=FALSE)
lines(pf, type="o", pch=22, lty=2)
axis(1, at=1:12, lab=c("P","R","O","L","E","T","a","r","i","a","d","o"))
axis(2, las=1)
box()
title(main="proletariado")
title(ylab="log(count)")
legend(2, y_range[2], c("R-complete count (RC)", "L-complete count (LC)"), pch=21:22, lty=1:2)
dev.off()

postscript('plots_for_words/rapaziada.eps')
sf <- c(4.27,3.44,2.35,1.81,1.38,0.85,0.0,0.0,0.0)
pf <- c(0.0,0.0,0.0,0.3,0.48,2.37,3.61,3.8,4.71)
y_range <- range(sf,pf)
plot(sf, type="o", pch=21, lty=1, ylim=y_range, axes=FALSE, ann=FALSE)
lines(pf, type="o", pch=22, lty=2)
axis(1, at=1:9, lab=c("R","A","P","A","Z","i","a","d","a"))
axis(2, las=1)
box()
title(main="rapaziada")
title(ylab="log(count)")
legend(2, y_range[2], c("R-complete count (RC)", "L-complete count (LC)"), pch=21:22, lty=1:2)
dev.off()

postscript('plots_for_words/reasão.eps')
sf <- c(4.27,4.03,2.88,1.76,0.0,0.0)
pf <- c(0.95,1.28,3.29,3.48,3.8,4.69)
y_range <- range(sf,pf)
plot(sf, type="o", pch=21, lty=1, ylim=y_range, axes=FALSE, ann=FALSE)
lines(pf, type="o", pch=22, lty=2)
axis(1, at=1:6, lab=c("R","E","A","S","ã","o"))
axis(2, las=1)
box()
title(main="reasão")
title(ylab="log(count)")
legend(2, y_range[2], c("R-complete count (RC)", "L-complete count (LC)"), pch=21:22, lty=1:2)
dev.off()

postscript('plots_for_words/responsabilidade.eps')
sf <- c(4.27,4.03,3.24,2.57,2.2,2.14,1.9,1.76,1.72,1.64,1.57,1.54,0.85,0.78,0.7,0.48)
pf <- c(0.0,0.3,0.3,0.48,0.6,0.6,0.78,1.89,2.14,2.24,2.54,2.98,3.07,3.15,3.45,4.52)
y_range <- range(sf,pf)
plot(sf, type="o", pch=21, lty=1, ylim=y_range, axes=FALSE, ann=FALSE)
lines(pf, type="o", pch=22, lty=2)
axis(1, at=1:16, lab=c("R","E","S","P","O","N","S","a","b","i","l","i","d","a","d","e"))
axis(2, las=1)
box()
title(main="responsabilidade")
title(ylab="log(count)")
legend(2, y_range[2], c("R-complete count (RC)", "L-complete count (LC)"), pch=21:22, lty=1:2)
dev.off()

postscript('plots_for_words/telefone.eps')
sf <- c(4.23,3.49,2.65,2.55,1.93,1.79,1.72,1.04)
pf <- c(0.48,0.6,0.6,0.9,1.59,2.78,3.42,4.52)
y_range <- range(sf,pf)
plot(sf, type="o", pch=21, lty=1, ylim=y_range, axes=FALSE, ann=FALSE)
lines(pf, type="o", pch=22, lty=2)
axis(1, at=1:8, lab=c("T","E","L","E","F","o","n","e"))
axis(2, las=1)
box()
title(main="telefone")
title(ylab="log(count)")
legend(2, y_range[2], c("R-complete count (RC)", "L-complete count (LC)"), pch=21:22, lty=1:2)
dev.off()

postscript('plots_for_words/trafikante.eps')
sf <- c(4.23,3.65,3.37,1.64,1.38,1.36,1.26,0.6,0.48,0.48)
pf <- c(0.3,0.3,0.3,1.45,1.65,1.89,3.01,3.67,3.92,4.52)
y_range <- range(sf,pf)
plot(sf, type="o", pch=21, lty=1, ylim=y_range, axes=FALSE, ann=FALSE)
lines(pf, type="o", pch=22, lty=2)
axis(1, at=1:10, lab=c("T","R","A","F","I","K","a","n","t","e"))
axis(2, las=1)
box()
title(main="trafikante")
title(ylab="log(count)")
legend(2, y_range[2], c("R-complete count (RC)", "L-complete count (LC)"), pch=21:22, lty=1:2)
dev.off()

postscript('plots_for_words/ventilador.eps')
sf <- c(3.93,3.32,2.69,2.06,1.46,1.36,1.2,0.78,0.6,0.3)
pf <- c(0.0,0.0,0.0,0.48,1.15,1.96,3.12,3.21,3.48,4.3)
y_range <- range(sf,pf)
plot(sf, type="o", pch=21, lty=1, ylim=y_range, axes=FALSE, ann=FALSE)
lines(pf, type="o", pch=22, lty=2)
axis(1, at=1:10, lab=c("V","E","N","T","I","L","a","d","o","r"))
axis(2, las=1)
box()
title(main="ventilador")
title(ylab="log(count)")
legend(2, y_range[2], c("R-complete count (RC)", "L-complete count (LC)"), pch=21:22, lty=1:2)
dev.off()

postscript('plots_for_words/violão.eps')
sf <- c(3.93,3.39,2.23,2.13,0.3,0.3)
pf <- c(0.0,0.3,1.2,2.02,3.8,4.69)
y_range <- range(sf,pf)
plot(sf, type="o", pch=21, lty=1, ylim=y_range, axes=FALSE, ann=FALSE)
lines(pf, type="o", pch=22, lty=2)
axis(1, at=1:6, lab=c("V","I","O","L","ã","o"))
axis(2, las=1)
box()
title(main="violão")
title(ylab="log(count)")
legend(2, y_range[2], c("R-complete count (RC)", "L-complete count (LC)"), pch=21:22, lty=1:2)
dev.off()

postscript('plots_for_words/supermerkado.eps')
sf <- c(4.46,3.62,3.0,2.82,2.81,1.49,0.7,0.3,0.3,0.3,0.3,0.3)
pf <- c(0.0,0.0,0.48,0.48,0.48,0.9,1.08,1.52,2.62,3.69,4.08,4.69)
y_range <- range(sf,pf)
plot(sf, type="o", pch=21, lty=1, ylim=y_range, axes=FALSE, ann=FALSE)
lines(pf, type="o", pch=22, lty=2)
axis(1, at=1:12, lab=c("S","U","P","E","R","m","e","r","k","a","d","o"))
axis(2, las=1)
box()
title(main="supermerkado")
title(ylab="log(count)")
legend(2, y_range[2], c("R-complete count (RC)", "L-complete count (LC)"), pch=21:22, lty=1:2)
dev.off()

postscript('plots_for_words/depresão.eps')
sf <- c(4.37,4.1,2.68,2.03,1.81,1.67,0.0,0.0)
pf <- c(0.3,0.48,1.3,1.62,2.14,3.48,3.8,4.69)
y_range <- range(sf,pf)
plot(sf, type="o", pch=21, lty=1, ylim=y_range, axes=FALSE, ann=FALSE)
lines(pf, type="o", pch=22, lty=2)
axis(1, at=1:8, lab=c("D","E","P","R","E","s","ã","o"))
axis(2, las=1)
box()
title(main="depresão")
title(ylab="log(count)")
legend(2, y_range[2], c("R-complete count (RC)", "L-complete count (LC)"), pch=21:22, lty=1:2)
dev.off()

postscript('plots_for_words/deprimido.eps')
sf <- c(4.37,4.1,2.68,2.03,1.48,1.4,1.11,0.7,0.3)
pf <- c(0.0,0.3,0.9,0.9,1.11,1.62,3.07,4.08,4.69)
y_range <- range(sf,pf)
plot(sf, type="o", pch=21, lty=1, ylim=y_range, axes=FALSE, ann=FALSE)
lines(pf, type="o", pch=22, lty=2)
axis(1, at=1:9, lab=c("D","E","P","R","i","m","i","d","o"))
axis(2, las=1)
box()
title(main="deprimido")
title(ylab="log(count)")
legend(2, y_range[2], c("R-complete count (RC)", "L-complete count (LC)"), pch=21:22, lty=1:2)
dev.off()

postscript('plots_for_words/pregisoso.eps')
sf <- c(4.4,3.78,3.33,2.0,1.18,0.95,0.85,0.78,0.3)
pf <- c(0.0,0.0,0.0,0.0,0.7,1.34,2.83,3.23,4.69)
y_range <- range(sf,pf)
plot(sf, type="o", pch=21, lty=1, ylim=y_range, axes=FALSE, ann=FALSE)
lines(pf, type="o", pch=22, lty=2)
axis(1, at=1:9, lab=c("P","R","E","G","I","s","o","s","o"))
axis(2, las=1)
box()
title(main="pregisoso")
title(ylab="log(count)")
legend(2, y_range[2], c("R-complete count (RC)", "L-complete count (LC)"), pch=21:22, lty=1:2)
dev.off()

postscript('plots_for_words/tostão.eps')
sf <- c(4.23,3.38,2.15,1.59,0.0,0.0)
pf <- c(0.0,0.7,1.92,2.44,3.8,4.69)
y_range <- range(sf,pf)
plot(sf, type="o", pch=21, lty=1, ylim=y_range, axes=FALSE, ann=FALSE)
lines(pf, type="o", pch=22, lty=2)
axis(1, at=1:6, lab=c("T","O","S","T","ã","o"))
axis(2, las=1)
box()
title(main="tostão")
title(ylab="log(count)")
legend(2, y_range[2], c("R-complete count (RC)", "L-complete count (LC)"), pch=21:22, lty=1:2)
dev.off()

postscript('plots_for_words/sanduíSe.eps')
sf <- c(4.46,3.63,2.79,2.12,1.23,0.6,0.6,0.3)
pf <- c(0.3,0.3,0.3,0.48,0.48,0.7,2.49,4.52)
y_range <- range(sf,pf)
plot(sf, type="o", pch=21, lty=1, ylim=y_range, axes=FALSE, ann=FALSE)
lines(pf, type="o", pch=22, lty=2)
axis(1, at=1:8, lab=c("S","A","N","D","U","Í","S","e"))
axis(2, las=1)
box()
title(main="sanduíSe")
title(ylab="log(count)")
legend(2, y_range[2], c("R-complete count (RC)", "L-complete count (LC)"), pch=21:22, lty=1:2)
dev.off()

postscript('plots_for_words/satisfasão.eps')
sf <- c(4.46,3.63,2.43,1.98,1.82,1.79,1.6,0.9,0.0,0.0)
pf <- c(0.48,0.48,0.48,0.48,0.6,1.23,3.29,3.48,3.8,4.69)
y_range <- range(sf,pf)
plot(sf, type="o", pch=21, lty=1, ylim=y_range, axes=FALSE, ann=FALSE)
lines(pf, type="o", pch=22, lty=2)
axis(1, at=1:10, lab=c("S","A","T","I","S","F","a","s","ã","o"))
axis(2, las=1)
box()
title(main="satisfasão")
title(ylab="log(count)")
legend(2, y_range[2], c("R-complete count (RC)", "L-complete count (LC)"), pch=21:22, lty=1:2)
dev.off()

postscript('plots_for_words/kaSoeira.eps')
sf <- c(4.52,3.97,2.02,1.54,0.48,0.3,0.3,0.3)
pf <- c(0.3,0.3,0.3,1.36,2.84,2.97,3.72,4.71)
y_range <- range(sf,pf)
plot(sf, type="o", pch=21, lty=1, ylim=y_range, axes=FALSE, ann=FALSE)
lines(pf, type="o", pch=22, lty=2)
axis(1, at=1:8, lab=c("K","A","S","o","e","i","r","a"))
axis(2, las=1)
box()
title(main="kaSoeira")
title(ylab="log(count)")
legend(2, y_range[2], c("R-complete count (RC)", "L-complete count (LC)"), pch=21:22, lty=1:2)
dev.off()

postscript('plots_for_words/namorada.eps')
sf <- c(3.88,3.29,2.1,1.82,1.77,1.57,1.23,0.48)
pf <- c(0.48,0.48,0.95,1.78,2.68,3.61,3.8,4.71)
y_range <- range(sf,pf)
plot(sf, type="o", pch=21, lty=1, ylim=y_range, axes=FALSE, ann=FALSE)
lines(pf, type="o", pch=22, lty=2)
axis(1, at=1:8, lab=c("N","A","M","O","r","a","d","a"))
axis(2, las=1)
box()
title(main="namorada")
title(ylab="log(count)")
legend(2, y_range[2], c("R-complete count (RC)", "L-complete count (LC)"), pch=21:22, lty=1:2)
dev.off()

postscript('plots_for_words/namorado.eps')
sf <- c(3.88,3.29,2.1,1.82,1.77,1.57,1.23,0.7)
pf <- c(0.48,0.48,0.9,1.86,2.73,3.69,4.08,4.69)
y_range <- range(sf,pf)
plot(sf, type="o", pch=21, lty=1, ylim=y_range, axes=FALSE, ann=FALSE)
lines(pf, type="o", pch=22, lty=2)
axis(1, at=1:8, lab=c("N","A","M","O","r","a","d","o"))
axis(2, las=1)
box()
title(main="namorado")
title(ylab="log(count)")
legend(2, y_range[2], c("R-complete count (RC)", "L-complete count (LC)"), pch=21:22, lty=1:2)
dev.off()

postscript('plots_for_words/rekalkada.eps')
sf <- c(4.27,4.03,3.15,2.21,1.48,1.15,0.6,0.48,0.0)
pf <- c(0.0,0.0,0.3,0.48,0.9,2.51,3.61,3.8,4.71)
y_range <- range(sf,pf)
plot(sf, type="o", pch=21, lty=1, ylim=y_range, axes=FALSE, ann=FALSE)
lines(pf, type="o", pch=22, lty=2)
axis(1, at=1:9, lab=c("R","E","K","a","l","k","a","d","a"))
axis(2, las=1)
box()
title(main="rekalkada")
title(ylab="log(count)")
legend(2, y_range[2], c("R-complete count (RC)", "L-complete count (LC)"), pch=21:22, lty=1:2)
dev.off()

postscript('plots_for_words/pirigete.eps')
sf <- c(4.4,3.34,2.33,1.45,0.3,0.3,0.3,0.3)
pf <- c(0.0,0.0,0.0,0.3,1.08,2.65,3.92,4.52)
y_range <- range(sf,pf)
plot(sf, type="o", pch=21, lty=1, ylim=y_range, axes=FALSE, ann=FALSE)
lines(pf, type="o", pch=22, lty=2)
axis(1, at=1:8, lab=c("P","I","R","I","G","e","t","e"))
axis(2, las=1)
box()
title(main="pirigete")
title(ylab="log(count)")
legend(2, y_range[2], c("R-complete count (RC)", "L-complete count (LC)"), pch=21:22, lty=1:2)
dev.off()

postscript('plots_for_words/parseiro.eps')
sf <- c(4.4,3.69,3.15,1.83,1.59,1.04,0.9,0.48)
pf <- c(0.0,0.0,0.48,1.7,2.85,2.97,3.46,4.69)
y_range <- range(sf,pf)
plot(sf, type="o", pch=21, lty=1, ylim=y_range, axes=FALSE, ann=FALSE)
lines(pf, type="o", pch=22, lty=2)
axis(1, at=1:8, lab=c("P","A","R","S","e","i","r","o"))
axis(2, las=1)
box()
title(main="parseiro")
title(ylab="log(count)")
legend(2, y_range[2], c("R-complete count (RC)", "L-complete count (LC)"), pch=21:22, lty=1:2)
dev.off()

postscript('plots_for_words/parseira.eps')
sf <- c(4.4,3.69,3.15,1.83,1.59,1.04,0.9,0.3)
pf <- c(0.0,0.0,0.3,1.66,2.84,2.97,3.72,4.71)
y_range <- range(sf,pf)
plot(sf, type="o", pch=21, lty=1, ylim=y_range, axes=FALSE, ann=FALSE)
lines(pf, type="o", pch=22, lty=2)
axis(1, at=1:8, lab=c("P","A","R","S","e","i","r","a"))
axis(2, las=1)
box()
title(main="parseira")
title(ylab="log(count)")
legend(2, y_range[2], c("R-complete count (RC)", "L-complete count (LC)"), pch=21:22, lty=1:2)
dev.off()

postscript('plots_for_words/kebrada.eps')
sf <- c(4.52,3.2,1.95,1.85,1.76,1.2,0.3)
pf <- c(0.3,0.7,1.49,2.68,3.61,3.8,4.71)
y_range <- range(sf,pf)
plot(sf, type="o", pch=21, lty=1, ylim=y_range, axes=FALSE, ann=FALSE)
lines(pf, type="o", pch=22, lty=2)
axis(1, at=1:7, lab=c("K","E","B","R","a","d","a"))
axis(2, las=1)
box()
title(main="kebrada")
title(ylab="log(count)")
legend(2, y_range[2], c("R-complete count (RC)", "L-complete count (LC)"), pch=21:22, lty=1:2)
dev.off()

postscript('plots_for_words/makaRão.eps')
sf <- c(4.34,3.9,2.79,2.09,1.0,0.0,0.0)
pf <- c(0.0,0.0,0.3,1.18,1.46,3.8,4.69)
y_range <- range(sf,pf)
plot(sf, type="o", pch=21, lty=1, ylim=y_range, axes=FALSE, ann=FALSE)
lines(pf, type="o", pch=22, lty=2)
axis(1, at=1:7, lab=c("M","A","K","a","R","ã","o"))
axis(2, las=1)
box()
title(main="makaRão")
title(ylab="log(count)")
legend(2, y_range[2], c("R-complete count (RC)", "L-complete count (LC)"), pch=21:22, lty=1:2)
dev.off()

postscript('plots_for_words/pirasão.eps')
sf <- c(4.4,3.34,2.33,1.88,0.6,0.0,0.0)
pf <- c(1.18,1.3,2.42,3.29,3.48,3.8,4.69)
y_range <- range(sf,pf)
plot(sf, type="o", pch=21, lty=1, ylim=y_range, axes=FALSE, ann=FALSE)
lines(pf, type="o", pch=22, lty=2)
axis(1, at=1:7, lab=c("P","I","R","a","s","ã","o"))
axis(2, las=1)
box()
title(main="pirasão")
title(ylab="log(count)")
legend(2, y_range[2], c("R-complete count (RC)", "L-complete count (LC)"), pch=21:22, lty=1:2)
dev.off()

postscript('plots_for_words/extraordinário.eps')
sf <- c(4.36,3.43,2.71,2.4,2.3,1.38,1.26,1.2,1.15,1.15,0.78,0.78,0.78,0.3)
pf <- c(0.0,0.0,0.48,0.48,0.6,0.85,0.85,0.95,1.36,2.01,2.63,3.04,3.53,4.69)
y_range <- range(sf,pf)
plot(sf, type="o", pch=21, lty=1, ylim=y_range, axes=FALSE, ann=FALSE)
lines(pf, type="o", pch=22, lty=2)
axis(1, at=1:14, lab=c("E","X","T","R","A","o","r","d","i","n","á","r","i","o"))
axis(2, las=1)
box()
title(main="extraordinário")
title(ylab="log(count)")
legend(2, y_range[2], c("R-complete count (RC)", "L-complete count (LC)"), pch=21:22, lty=1:2)
dev.off()

postscript('plots_for_words/internasional.eps')
sf <- c(4.11,3.84,3.2,3.05,2.86,1.94,1.85,1.41,1.28,1.2,1.18,1.15,0.95)
pf <- c(0.0,0.3,0.3,0.3,0.3,1.0,1.69,2.13,2.21,2.33,2.58,3.38,3.93)
y_range <- range(sf,pf)
plot(sf, type="o", pch=21, lty=1, ylim=y_range, axes=FALSE, ann=FALSE)
lines(pf, type="o", pch=22, lty=2)
axis(1, at=1:13, lab=c("I","N","T","E","R","n","a","s","i","o","n","a","l"))
axis(2, las=1)
box()
title(main="internasional")
title(ylab="log(count)")
legend(2, y_range[2], c("R-complete count (RC)", "L-complete count (LC)"), pch=21:22, lty=1:2)
dev.off()

postscript('plots_for_words/pornográfiko.eps')
sf <- c(4.4,3.54,2.75,1.56,1.34,1.08,1.08,0.7,0.7,0.6,0.6,0.3)
pf <- c(0.0,0.0,0.0,0.78,1.4,1.49,1.53,1.53,2.1,3.3,3.55,4.69)
y_range <- range(sf,pf)
plot(sf, type="o", pch=21, lty=1, ylim=y_range, axes=FALSE, ann=FALSE)
lines(pf, type="o", pch=22, lty=2)
axis(1, at=1:12, lab=c("P","O","R","N","O","g","r","á","f","i","k","o"))
axis(2, las=1)
box()
title(main="pornográfiko")
title(ylab="log(count)")
legend(2, y_range[2], c("R-complete count (RC)", "L-complete count (LC)"), pch=21:22, lty=1:2)
dev.off()

postscript('plots_for_words/homosexual.eps')
sf <- c(3.97,3.29,2.42,1.79,1.3,1.08,1.0,0.95,0.95,0.78)
pf <- c(0.0,0.0,0.0,0.7,1.2,1.2,1.23,2.08,3.38,3.93)
y_range <- range(sf,pf)
plot(sf, type="o", pch=21, lty=1, ylim=y_range, axes=FALSE, ann=FALSE)
lines(pf, type="o", pch=22, lty=2)
axis(1, at=1:10, lab=c("H","O","M","O","s","e","x","u","a","l"))
axis(2, las=1)
box()
title(main="homosexual")
title(ylab="log(count)")
legend(2, y_range[2], c("R-complete count (RC)", "L-complete count (LC)"), pch=21:22, lty=1:2)
dev.off()

postscript('plots_for_words/fotografia.eps')
sf <- c(4.12,3.27,2.2,2.08,1.73,1.71,1.62,1.59,0.7,0.3)
pf <- c(0.48,0.48,1.15,1.86,1.92,1.93,1.98,2.15,3.93,4.71)
y_range <- range(sf,pf)
plot(sf, type="o", pch=21, lty=1, ylim=y_range, axes=FALSE, ann=FALSE)
lines(pf, type="o", pch=22, lty=2)
axis(1, at=1:10, lab=c("F","O","T","O","g","r","a","f","i","a"))
axis(2, las=1)
box()
title(main="fotografia")
title(ylab="log(count)")
legend(2, y_range[2], c("R-complete count (RC)", "L-complete count (LC)"), pch=21:22, lty=1:2)
dev.off()

postscript('plots_for_words/heterosexual.eps')
sf <- c(3.97,3.23,1.6,1.38,1.36,1.34,0.85,0.78,0.78,0.78,0.78,0.6)
pf <- c(0.0,0.0,0.0,0.0,0.3,0.7,1.2,1.2,1.23,2.08,3.38,3.93)
y_range <- range(sf,pf)
plot(sf, type="o", pch=21, lty=1, ylim=y_range, axes=FALSE, ann=FALSE)
lines(pf, type="o", pch=22, lty=2)
axis(1, at=1:12, lab=c("H","E","T","E","R","O","s","e","x","u","a","l"))
axis(2, las=1)
box()
title(main="heterosexual")
title(ylab="log(count)")
legend(2, y_range[2], c("R-complete count (RC)", "L-complete count (LC)"), pch=21:22, lty=1:2)
dev.off()

postscript('plots_for_words/maximizasão.eps')
sf <- c(4.34,3.9,1.91,1.7,1.54,1.32,0.95,0.85,0.0,0.0,0.0)
pf <- c(0.0,0.0,0.0,0.48,0.85,2.44,2.47,3.29,3.48,3.8,4.69)
y_range <- range(sf,pf)
plot(sf, type="o", pch=21, lty=1, ylim=y_range, axes=FALSE, ann=FALSE)
lines(pf, type="o", pch=22, lty=2)
axis(1, at=1:11, lab=c("M","A","X","I","m","i","z","a","s","ã","o"))
axis(2, las=1)
box()
title(main="maximizasão")
title(ylab="log(count)")
legend(2, y_range[2], c("R-complete count (RC)", "L-complete count (LC)"), pch=21:22, lty=1:2)
dev.off()
